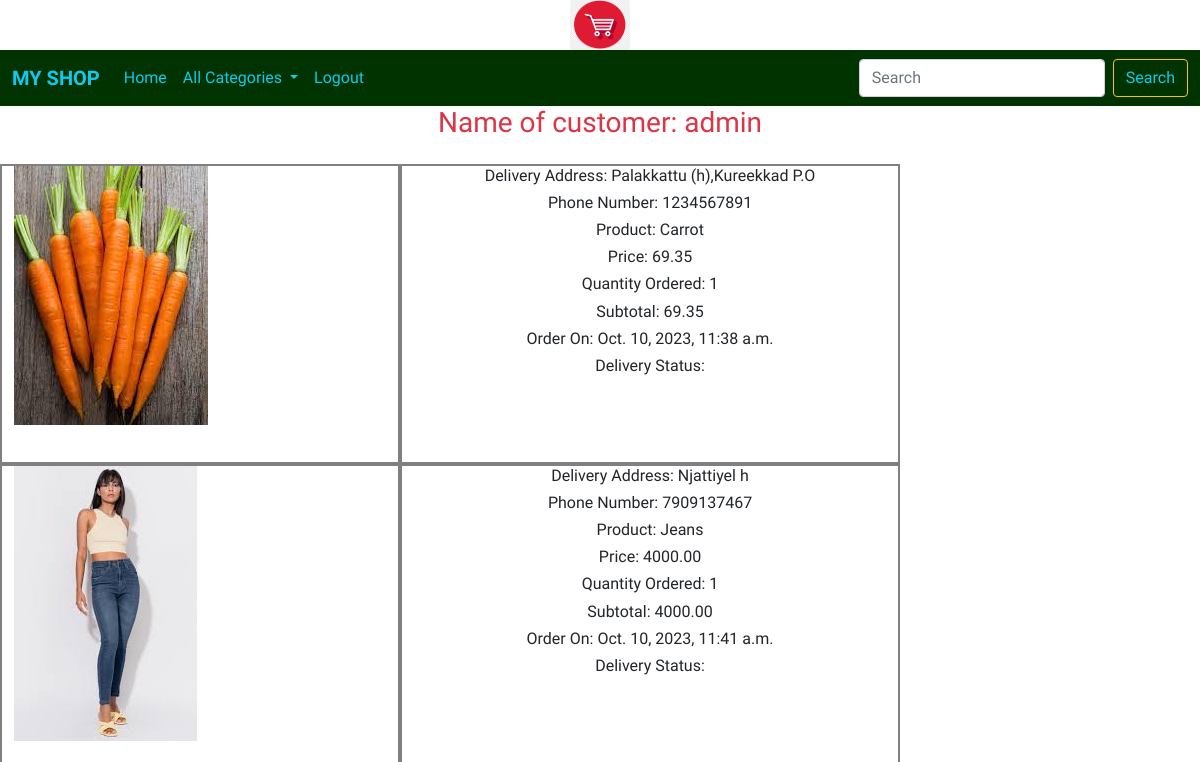
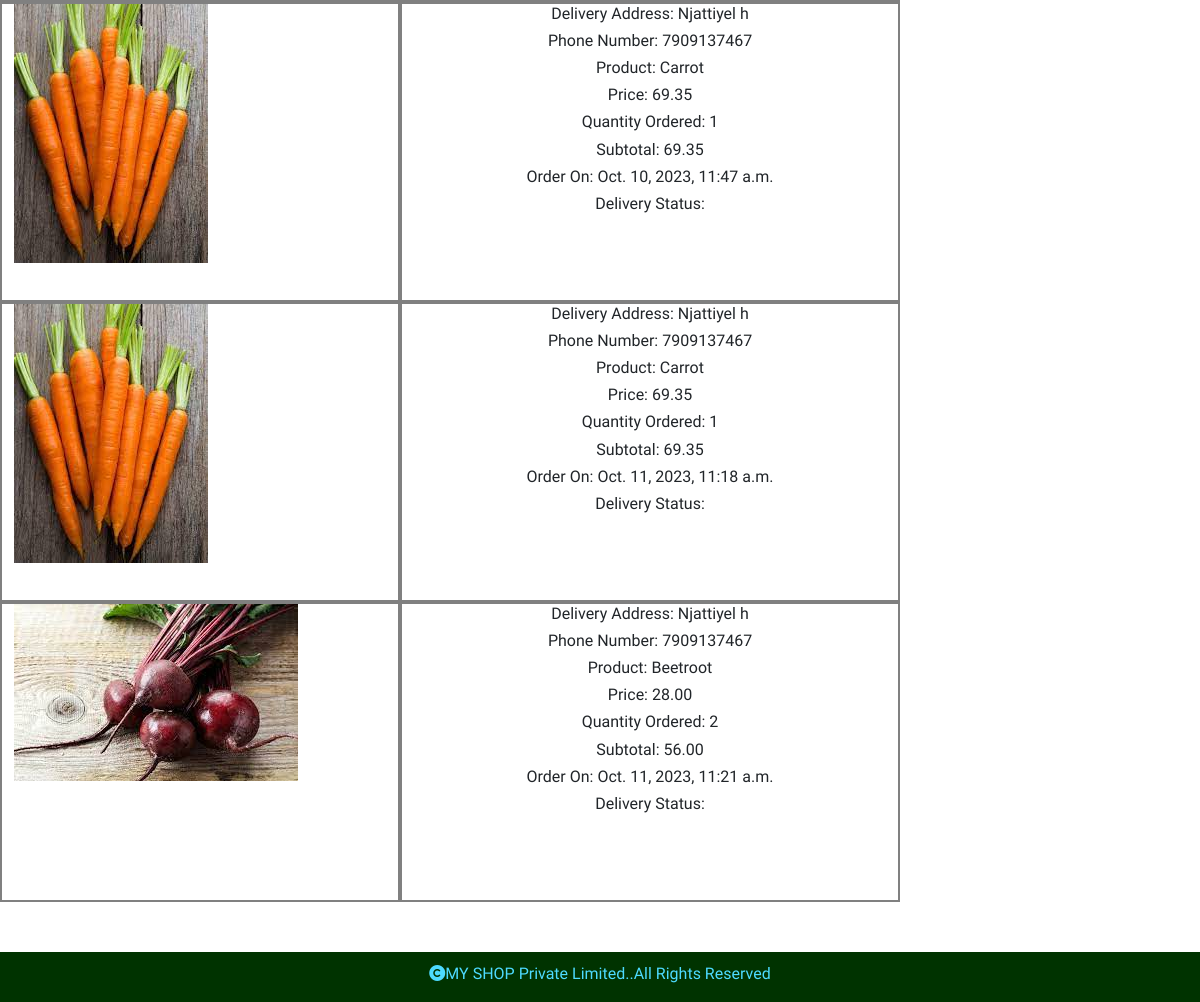
/cart/your_orders (signed in), run on the app's committed database (2 pictures, top to bottom).
### cart/models.py (models this page shows, shortened)
class Order(models.Model):
    product=models.ForeignKey(Product,on_delete=models.CASCADE)
    user=models.ForeignKey(User,on_delete=models.CASCADE)
    noofitems=models.IntegerField()
    address=models.TextField(max_length=200)
    phone=models.CharField(max_length=200)
    order_status=models.CharField(max_length=20,default="pending")
    delivery_status=models.CharField(max_length=30,default="pending")
    date_added=models.DateTimeField(auto_now=True)
    def subtotal(self):
        return self.noofitems*self.product.price

### shop/models.py (models this page shows, shortened)
class Product(models.Model):
    pname=models.CharField(max_length=200)
    description=models.TextField()
    image=models.ImageField(upload_to='shop/product',null=True,blank=True)
    price=models.DecimalField(max_digits=10,decimal_places=2)
    category=models.ForeignKey(Category,on_delete=models.CASCADE)
    stock=models.IntegerField()
    available=models.BooleanField(default=True)
    created=models.DateTimeField(auto_now_add=True)
    updated=models.DateTimeField(auto_now_add=True)

### cart/views.py (the view)
# urls.py: path('your_orders',views.your_orders,name="your_orders"),
@login_required
def your_orders(request):
    user=request.user
    order=Order.objects.filter(user=user)
    for i in order:
        username=i.user.username
    return render(request,'yourorders.html',{'order':order,'username':username})

### cart/context_processors.py (called while the page is built)
def counter(request):
    item_count=0
    if request.user.is_authenticated:
        user=request.user
        try:
            cart=Cart.objects.filter(user=user)
            for i in cart:
                item_count=item_count+i.quantity
        except:
            item_count=0
    return {'count':item_count}

### shop/context_processors.py (called while the page is built)
def menu_links(request):
    links=Category.objects.all()
    return {'links':links}

### templates/yourorders.html
<!DOCTYPE html>
{% extends 'base.html' %}
{% load static %}
{% block content %}
<h3 class="text-center text-danger">Name of customer: {{username}}</h3>
<div class="container-fluid mt-4">
    <div class="row" style="margin-bottom:100px;">
        {% for i in order %}
        <div class="col-sm-4" style="border:2px solid gray;height:300px;">
            <img src="{{i.product.image.url}}">
        </div>
        <div class="col-sm-5" style="border:2px solid gray;height:300px;">
            <h6 class="text-center">Delivery Address: {{i.address}}</h6>
            <h6 class="text-center">Phone Number: {{i.phone}}</h6>
            <h6 class="text-center">Product: {{i.product.pname}}</h6>
            <h6 class="text-center">Price: {{i.product.price}}</h6>
            <h6 class="text-center">Quantity Ordered: {{i.noofitems}}</h6>
            <h6 class="text-center">Subtotal: {{i.subtotal}}</h6>
            <h6 class="text-center">Order On: {{i.date_added}}</h6>
            <h6 class="text-center">Delivery Status: {{delivery_status}}</h6>
        </div>
        {% endfor %}
    </div>
</div>
{% endblock %}

### templates/base.html (shortened to what this page needs)
<!DOCTYPE html>
{% load static %}
<html lang="en">
<head>
    <link href="https://cdn.jsdelivr.net/npm/bootstrap@5.0.2/dist/css/bootstrap.min.css" rel="stylesheet">
    <link rel="stylesheet" href="{% static 'css/style.css' %}">
    <link rel="stylesheet" href="https://cdnjs.cloudflare.com/ajax/libs/font-awesome/6.4.2/css/all.min.css" />
</head>
<body>
<div class="container-fluid">
    <header>
    <center>
        <img src="{% static 'images/logo.png' %}" height="50px" width="60px">
    </center></div>
        <nav class="navbar navbar-expand-lg navbar-light bg-success">
  <div class="container-fluid">
    <a class="navbar-brand fw-bold text-info" href="#">MY SHOP</a>
    <div class="collapse navbar-collapse" id="navbarSupportedContent">
      <ul class="navbar-nav me-auto mb-2 mb-lg-0">
        <li class="nav-item">
          <a class="nav-link active text-info" aria-current="page" href="{% url 'shop:allprodcat' %}">Home</a>
        </li>
        <li class="nav-item dropdown">
          <a class="nav-link dropdown-toggle text-info" href="#" id="navbarDropdown" role="button" data-bs-toggle="dropdown" aria-expanded="false">
            All Categories
          </a>
        </li>
             {% if user.is_authenticated %}
            <li class="nav-item">
          <a class="nav-link active text-info" aria-current="page" href="{% url 'shop:user_logout' %}">Logout</a>
        </li>
          {% endif %}
      </ul>
      <form class="d-flex" method="POST" action="{% url 'search:searchresult' %}">
        <input class="form-control me-2" type="search" name="s" placeholder="Search" aria-label="Search">
        <button class="btn btn-outline-warning text-info" type="submit">Search</button>
      </form>
    </div>
</nav>
{% block content %}
{% endblock %}
<footer>
<div class="footer">
<p><i class="fa-solid fa-copyright"></i>MY SHOP Private Limited..All Rights Reserved</p>
</div>
</footer>
</body>
</html>

### static/css/style.css (style rules this page uses)
body { font-family: 'Oxygen', sans-serif; }
.footer { height:50px; width:100%; background-color:#003300; position:fixed; bottom:0; left:0; text-align:center; color:#4ddbff; padding:10px; }
.bg-success { background-color:#003300!important; }

### data on the page
Order: product.image (picture), address "Palakkattu (h),Kureekkad P.O", phone "1234567891", product.pname "Carrot", product.price "69.35", noofitems "1", subtotal "69.35", date_added "Oct. 10, 2023, 11:38 a.m."
Order: product.image (picture), address "Njattiyel h", phone "7909137467", product.pname "Jeans", product.price "4000.00", noofitems "1", subtotal "4000.00", date_added "Oct. 10, 2023, 11:41 a.m."
Order: product.image (picture), address "Njattiyel h", phone "7909137467", product.pname "Carrot", product.price "69.35", noofitems "1", subtotal "69.35", date_added "Oct. 10, 2023, 11:47 a.m."
Order: product.image (picture), address "Njattiyel h", phone "7909137467", product.pname "Carrot", product.price "69.35", noofitems "1", subtotal "69.35", date_added "Oct. 11, 2023, 11:18 a.m."
Order: product.image (picture), address "Njattiyel h", phone "7909137467", product.pname "Beetroot", product.price "28.00", noofitems "2", subtotal "56.00", date_added "Oct. 11, 2023, 11:21 a.m."

### other printed values
{{ username }} "admin"
